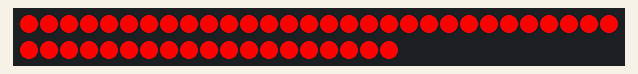
Simulated run of this sketch. Board: Arduino Uno, built with avr-gcc and run on an emulated ATmega328P. Shown: 49 RGB LEDs in strip order, left to right, continuing on the next row.

Above: at 0.1 s.
At 1.1 s:
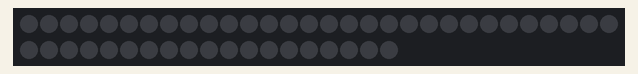

The sketch:

led_test.ino
```cpp
#include <Adafruit_NeoPixel.h>

#define PIN 13
#define NUMPIXELS 49

Adafruit_NeoPixel pixels(NUMPIXELS, PIN);

void setup() {
  pixels.begin();
}

void loop() {
  // Light up LEDs with red color
  for (int i = 0; i < NUMPIXELS; i++) {
    pixels.setPixelColor(i, pixels.Color(255, 0, 0)); // Red
  }
  pixels.show();
  delay(1000);

  // Turn off LEDs
  for (int i = 0; i < NUMPIXELS; i++) {
    pixels.setPixelColor(i, pixels.Color(0, 0, 0)); // Off
  }
  pixels.show();
  delay(1000);
}
```

Measured:
- what the display in image 1 shows lasts 1.0 s, from 1.0 s to 2.0 s
